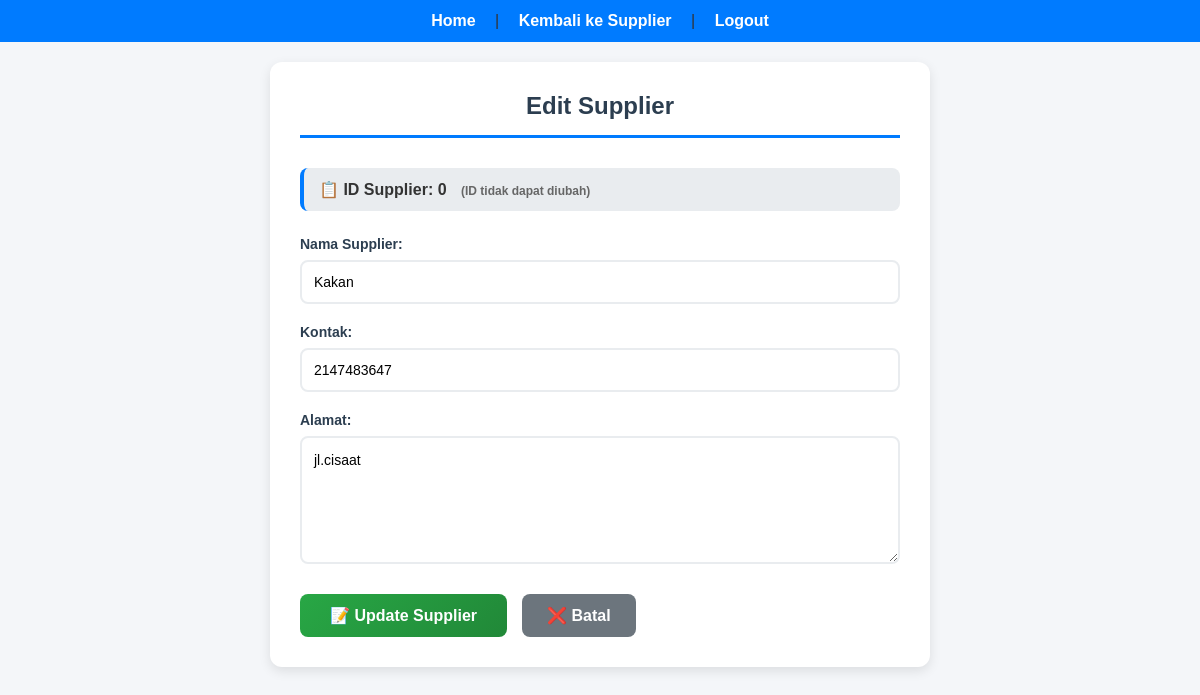
Page /edit_supplier.php (signed in) on the committed database.
### tables this page shows
CREATE TABLE `supplier` (
  `supplier_id` int(11) NOT NULL,
  `supplier_name` varchar(30) NOT NULL,
  `contact` int(12) NOT NULL,
  `address` varchar(50) NOT NULL
);

### edit_supplier.php (the view, shortened to what this page needs)
<?php
include "conn.php";
$supplier_id = $_GET['id'];
$query = "SELECT * FROM supplier WHERE supplier_id = '$supplier_id'";
$result = mysqli_query($conn, $query);
$supplier = mysqli_fetch_assoc($result);
?>
<!DOCTYPE html>
<html lang="en">
<head>
    <link rel="stylesheet" href="style.css">
</head>
<body>
    <nav>
        <a href="index.php">Home</a> |
        <a href="index.php?page=supplier">Kembali ke Supplier</a> |
        <a href="logout.php">Logout</a>
    </nav>
    <div class="edit-container">
        <div class="form-header">
            <h2>Edit Supplier</h2>
        </div>
        <div class="id-display">
            📋 <strong>ID Supplier:</strong> <?php echo $supplier['supplier_id']; ?>
            <span style="color: #666; font-size: 12px; margin-left: 10px;">(ID tidak dapat diubah)</span>
        </div>
        <form method="post" action="" class="edit-form">
            <div class="form-group">
                <label>Nama Supplier:</label>
                <input type="text" name="supplier_name" value="<?php echo htmlspecialchars($supplier['supplier_name']); ?>" required>
            </div>
            <div class="form-group">
                <label>Kontak:</label>
                <input type="text" name="contact" value="<?php echo htmlspecialchars($supplier['contact']); ?>" required>
            </div>
            <div class="form-group">
                <label>Alamat:</label>
                <textarea name="address" required><?php echo htmlspecialchars($supplier['address']); ?></textarea>
            </div>
            <div class="form-buttons">
                <button type="submit" name="update_supplier" class="btn-update">📝 Update Supplier</button>
                <a href="index.php?page=supplier" class="btn-cancel">❌ Batal</a>
            </div>
        </form>
    </div>
</body>
</html>

### style.css (style rules this page uses)
body { font-family: Arial, Helvetica, sans-serif; background: #f4f6f9; margin: 0; padding: 0; color: #333; }
h1, h2 { text-align: center; color: #444; }
nav { background: #007BFF; padding: 12px; text-align: center; }
nav a { color: #fff; text-decoration: none; margin: 0 15px; font-weight: bold; }
form { display: flex; flex-direction: column; gap: 12px; }
label { font-size: 14px; font-weight: bold; color: #555; }
input[type="text"], input[type="email"], input[type="password"] { padding: 10px; border: 1px solid #ddd; border-radius: 6px; font-size: 14px; }
button { padding: 10px; background: #007BFF; border: none; border-radius: 6px; color: white; font-weight: bold; cursor: pointer; transition: background 0.3s; }

### edit_supplier.php (style rules this page uses)
.edit-container { max-width: 600px; margin: 20px auto; background: #fff; padding: 30px; border-radius: 12px; box-shadow: 0 4px 12px rgba(0,0,0,0.1); }
.form-header { text-align: center; margin-bottom: 30px; padding-bottom: 15px; border-bottom: 3px solid #007BFF; }
.form-header h2 { color: #2c3e50; margin: 0; }
.id-display { background: #e9ecef; padding: 12px 15px; border-radius: 8px; margin-bottom: 25px; border-left: 4px solid #007BFF; font-weight: bold; }
.edit-form { display: flex; flex-direction: column; gap: 20px; }
.form-group { display: flex; flex-direction: column; }
.form-group label { font-weight: bold; margin-bottom: 8px; color: #2c3e50; font-size: 14px; }
.form-group input, .form-group textarea { padding: 12px; border: 2px solid #e9ecef; border-radius: 8px; font-size: 14px; font-family: Arial, Helvetica, sans-serif; transition: border-color 0.3s ease; }
.form-group textarea { min-height: 100px; resize: vertical; line-height: 1.5; }
.form-buttons { display: flex; gap: 15px; justify-content: flex-start; margin-top: 10px; }
.btn-update { padding: 12px 30px; background: linear-gradient(135deg, #28a745, #218838); border: none; border-radius: 8px; color: white; font-weight: bold; cursor: pointer; transition: all 0.3s ease; font-size: 16px; }
.btn-cancel { padding: 12px 25px; background: #6c757d; color: white; text-decoration: none; border-radius: 8px; font-weight: bold; transition: background 0.3s ease; text-align: center; display: inline-block; }

### rows in the picture
supplier: supplier_id "0", supplier_name "Kakan", contact "2147483647", address "jl.cisaat"
